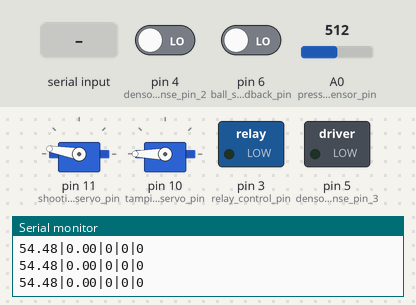
The sketch below on a simulated Arduino Uno, built with avr-gcc and run on an emulated ATmega328P. Shown: 2 × servo, switched loads named in the sketch (green lamp = pin HIGH), the last lines printed to the serial monitor. Inputs (shaded band) come from the test bench; at power-on: pin 4 (denso_sense_pin_2) LOW, pin 6 (ball_sense_feedback_pin) LOW, A0 (pressure_sensor_pin) = 512.

Above: at 1.2 s.
1.3 s: "90|45|200\n" received over Serial
At 2.9 s:
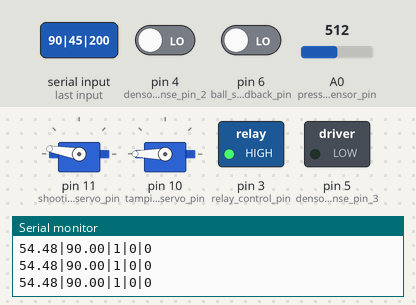
3.8 s: "90\n" received over Serial
At 4.2 s:
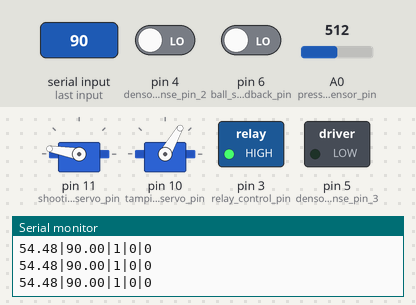
6.8 s: "5\n" received over Serial
At 7.2 s:
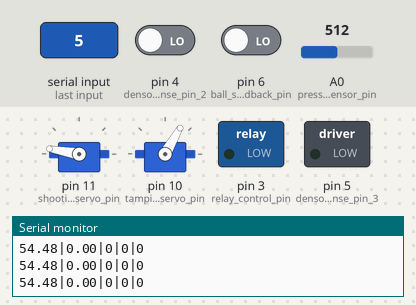
9.8 s: "90|45\n" received over Serial
At 11.0 s:
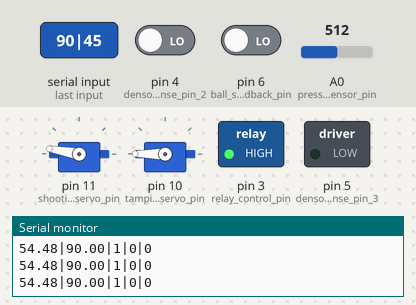
11.3 s: "30|150\n" received over Serial
At 11.8 s:
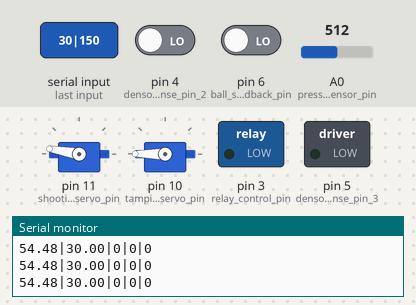
Timing chart, 0 to 13.8 s (numbered marks = the images above; inputs shaded):
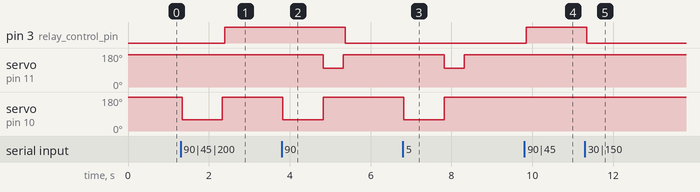

Measured:
- after the input at 1.3 s, pin 3 (relay_control_pin): LOW → HIGH after 1.1 s; servo on pin 10 (tamping_servo_pin): 180° → 60° at once, → 180° 1.0 s later
- after the input at 3.8 s, pin 3 (relay_control_pin): HIGH → LOW after 1.6 s; servo on pin 11 (shooting_servo_pin): 170° → 100° after 1.0 s, → 170° 0.50 s later; servo on pin 10 (tamping_servo_pin): 180° → 60° at once, → 180° 1.0 s later
- after the input at 6.8 s, servo on pin 11 (shooting_servo_pin): 170° → 100° after 1.0 s, → 170° 0.50 s later; servo on pin 10 (tamping_servo_pin): 180° → 60° at once, → 180° 1.0 s later
- after the input at 9.8 s, pin 3 (relay_control_pin): LOW → HIGH after 0.06 s
- after the input at 11.3 s, pin 3 (relay_control_pin): HIGH → LOW after 0.05 s

The sketch:

interface_controller.ino
```cpp
#include <Servo.h>4

////////// Pinout Variables //////////
const int led_data_pin = 9;
const int led2_data_pin = 8;
const int shooting_servo_pin = 11;
const int tamping_servo_pin = 10;
const int relay_control_pin = 3;
const int pressure_sensor_pin = A0;

const int denso_sense_pin_2 = 4;
const int denso_sense_pin_3 = 5;

const int ball_sense_pwm_pin = 7;
const int ball_sense_feedback_pin = 6;

////////// Global Variables //////////
String read_string = "";

const int safety_psi_max = 80;
float current_set_pressure = 0;
float current_actual_pressure = 0;
bool set_pressure_reached = false;
float allowed_psi_error = 4.0;

bool should_tamp = false;
bool should_shoot = false;

Servo firing_servo;
Servo tamping_servo;

void setup() {
  Serial.begin(57600);

  pinMode(pressure_sensor_pin, INPUT);
  pinMode(ball_sense_feedback_pin, INPUT);
  pinMode(denso_sense_pin_2, INPUT);
  pinMode(denso_sense_pin_3, INPUT);
  pinMode(led_data_pin, INPUT);
  pinMode(led2_data_pin, INPUT);
  pinMode(ball_sense_pwm_pin, INPUT);

  pinMode(shooting_servo_pin, OUTPUT);
  pinMode(tamping_servo_pin, OUTPUT);
  pinMode(relay_control_pin, OUTPUT);

  pinMode(5, OUTPUT);
  digitalWrite(5, LOW);

  digitalWrite(relay_control_pin, LOW);

  firing_servo.attach(shooting_servo_pin);
  firing_servo.write(170);

  tamping_servo.attach(tamping_servo_pin);
  tamping_servo.write(180);
}

void loop() {
  check_serial_input();
  get_current_actual_pressure();
  pressurize_if_needed();
  tamp_if_needed();
  shoot_if_needed();
  print_state();
  delay(50);
}

// Set Pressure|Tamp?|Shoot?|
// XXX|X|X|
void check_serial_input() {
  if (Serial.available() > 0) {
    while (Serial.available() > 0) {
      read_string += (char)Serial.read();
    }

    if (read_string.endsWith("\n")) {
      // Vairables to break things up
      int last_substring_breakpoint = 0;
      int current_substring_breakpoint = 0;

      // Get substring and turn into pressure
      current_substring_breakpoint = read_string.substring(last_substring_breakpoint).indexOf('|');
      current_set_pressure = read_string.substring(last_substring_breakpoint, current_substring_breakpoint + last_substring_breakpoint).toInt();
      last_substring_breakpoint += current_substring_breakpoint + 1;

      // Get whether we should tamp
      current_substring_breakpoint = read_string.substring(last_substring_breakpoint).indexOf('|');
      should_tamp = read_string.substring(last_substring_breakpoint, current_substring_breakpoint + last_substring_breakpoint).toInt();
      last_substring_breakpoint += current_substring_breakpoint + 1;


      // Get whether we should shoot
      current_substring_breakpoint = read_string.substring(last_substring_breakpoint).indexOf('|');
      should_shoot = read_string.substring(last_substring_breakpoint, current_substring_breakpoint + last_substring_breakpoint).toInt();
      last_substring_breakpoint += current_substring_breakpoint + 1;

      read_string = "";
    }

  }
}

void get_current_actual_pressure() {
  current_actual_pressure = read_pressure();
}

void pressurize_if_needed() {
  static bool keep_charging = false;

  if (current_set_pressure > 0) {

    if (keep_charging) {
      digitalWrite(relay_control_pin, HIGH);

      if (current_actual_pressure >= current_set_pressure) {
        keep_charging = false;
        digitalWrite(relay_control_pin, LOW);
      }
    }

    if ((current_set_pressure - current_actual_pressure) > allowed_psi_error) {
      keep_charging = true;
    }

  } else {
    digitalWrite(relay_control_pin, LOW);
  }
}

void tamp_if_needed() {
  if (should_tamp) {

    tamping_servo.write(60);

    delay(1000);
    tamping_servo.write(180);

    should_tamp = false;
  }
}

void shoot_if_needed() {
  if (should_shoot) {
    firing_servo.write(100);
    delay(500);
    firing_servo.write(170);

    current_set_pressure = 0;
    should_shoot = false;
  }
}

void print_state() {
  Serial.print(current_actual_pressure);
  Serial.print("|");
  Serial.print(get_set_pressure());
  Serial.print("|");
  Serial.print(get_compressor_on());
  Serial.print("|");
  Serial.print(ball_detected());
  Serial.print("|");
  Serial.print(arm_motor_power_on());
  Serial.println();
}

bool arm_motor_power_on() {
  return digitalRead(denso_sense_pin_2);
}

bool ball_detected() {
  return digitalRead(ball_sense_feedback_pin);
}

bool get_compressor_on() {
  return digitalRead(relay_control_pin);
}

float get_set_pressure() {
  return current_set_pressure;
}

float read_pressure() {
  analogRead(pressure_sensor_pin);
  uint16_t raw_adc = analogRead(pressure_sensor_pin);

  float voltage = 0.004887585532746823 * (float) raw_adc;  //ADC count (10 bit) to voltage conversion

  float pressure = (250000.0 * voltage - 250000.0) * 0.000145038; //Convert voltage to pascals, then to PSI

  return max(pressure, 0);
}
```
